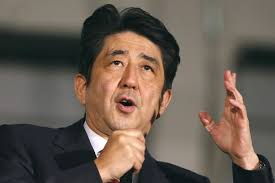
#> input picture OpenCVPractice/image/test2.jpg, 275 x 183 px, found by its file name
$ python test4.py   (older library calls are emulated)
#> lines starting #> are read from the running program, lines starting #| are printed output that depends on the picture
#!/usr/bin/env python
# -*- coding: utf-8 -*-
import cv2
import numpy as np


#low pass filter

img=cv2.imread("img/test2.jpg")
#> img is the input picture: shape (183, 275, 3); mean B, G, R 82.6, 93, 105.5
rows,cols=img.shape[:2]
#> rows = 183; cols = 275
kernel_identity=np.array([[0,0,0],[0,1,0],[0,0,0]])
kernel_3x3=np.ones((3,3),np.float)/9.0
output=cv2.filter2D(img,-1,kernel_identity)
cv2.imwrite("output/test5.jpg",output)


output=cv2.filter2D(img,-1,kernel_3x3)
cv2.imwrite("output/test6.jpg",output)


##########################################
#edge detection
#rows,cols=img.shape

sobel_horizontal=cv2.Sobel(img,cv2.CV_64F,1,0,ksize=5)
sobel_vertical=cv2.Sobel(img,cv2.CV_64F,0,1,ksize=5)
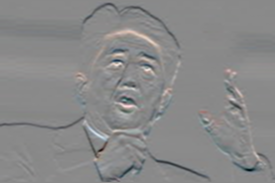
#> sobel_vertical: shape (183, 275, 3) float64; mean B, G, R -43, -52.6, -57.4; drawn with min black and max white

cv2.imwrite("output/sobel_horizontal.jpg",sobel_horizontal)
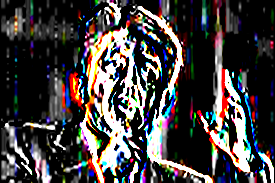
#> saved as sobel_horizontal.jpg: shape (183, 275, 3); mean B, G, R 65.6, 65.2, 69
cv2.imwrite("output/sobel_vertial.jpg",sobel_vertical)
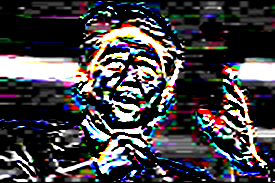
#> saved as sobel_vertial.jpg: shape (183, 275, 3); mean B, G, R 69.4, 65.7, 68.1


#laplacian filter
lap=cv2.Laplacian(img,cv2.CV_64F)
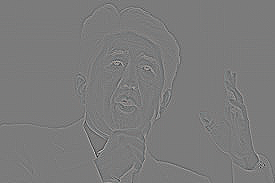
#> lap: shape (183, 275, 3) float64; mean B, G, R 0, 0, 0; drawn with min black and max white

cv2.imwrite("output/lap.jpg",lap)
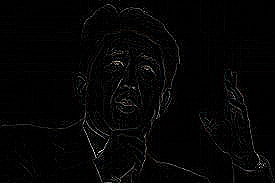
#> saved as lap.jpg: shape (183, 275, 3); mean B, G, R 4.7, 4.6, 4.7


#erosion
kernel=np.ones((5,5),np.float32)

img_erosion=cv2.erode(img,kernel,iterations=1)
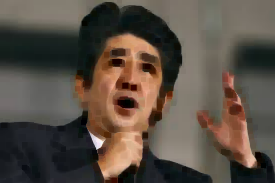
#> img_erosion: shape (183, 275, 3); mean B, G, R 68.4, 78.4, 89.3
img_dilation=cv2.dilate(img,kernel,iterations=1)
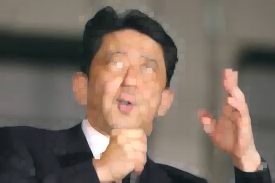
#> img_dilation: shape (183, 275, 3); mean B, G, R 96.4, 107, 121.2
cv2.imwrite("output/erosion.jpg",img_erosion)
cv2.imwrite("output/dilation.jpg",img_dilation)

$ run again, with OpenCVPractice/image/test.jpg copied over OpenCVPractice/image/test2.jpg
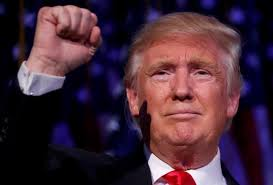
#> input picture OpenCVPractice/image/test.jpg, 273 x 185 px, found by its file name
#> img is the input picture: shape (185, 273, 3); mean B, G, R 55.1, 41.9, 68.6
#> `cv2.imwrite("output/lap.jpg",lap)`:
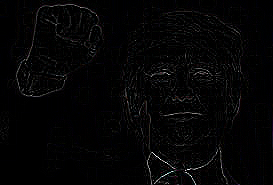
#> saved as lap.jpg: shape (185, 273, 3); mean B, G, R 4.8, 4.4, 4.5
#> `img_dilation=cv2.dilate(img,kernel,iterations=1)`:
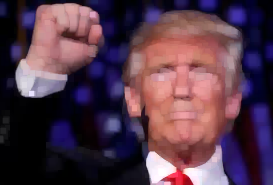
#> img_dilation: shape (185, 273, 3); mean B, G, R 74.1, 57.1, 85.3
